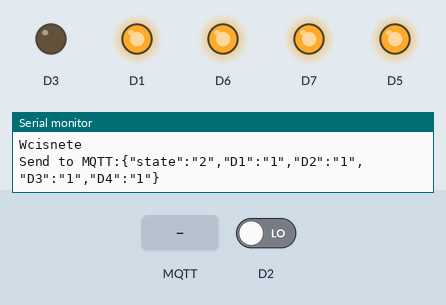
The sketch below on a simulated ESP8266 (NodeMCU). Shown: output pins drawn as LEDs (lit = HIGH), the last lines printed to the serial monitor. The inputs (shaded band) are chosen by the test bench; at power-on: D2 LOW. No MQTT or app messages arrive unless stated.

Above: at 3.6 s.
3.7 s: MQTT message "1" arrives on the first subscribed topic
At 4.5 s:
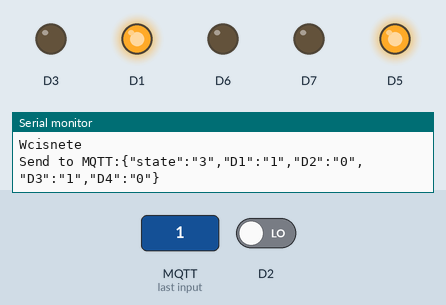
6.7 s: D2 driven HIGH
At 7.3 s:
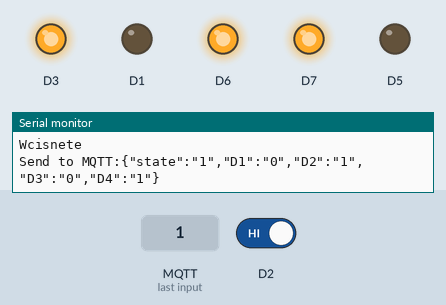
9.7 s: MQTT message "0" arrives on the first subscribed topic
At 10.2 s:
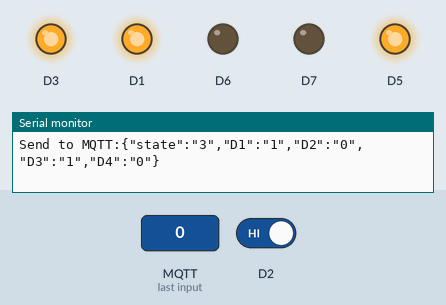
12.7 s: MQTT message "2" arrives on the first subscribed topic
At 15.2 s:
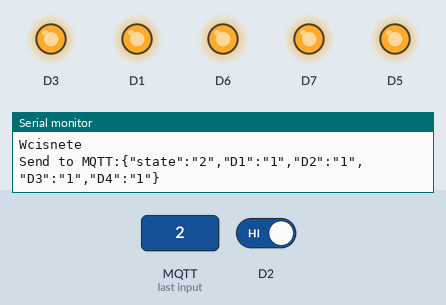
15.7 s: MQTT message "on" arrives on the first subscribed topic
At 16.0 s:
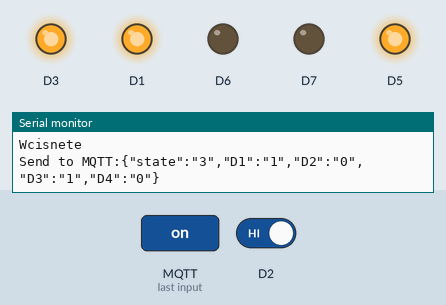
Timing chart, 0 to 19.2 s (numbered marks = the images above; inputs shaded):
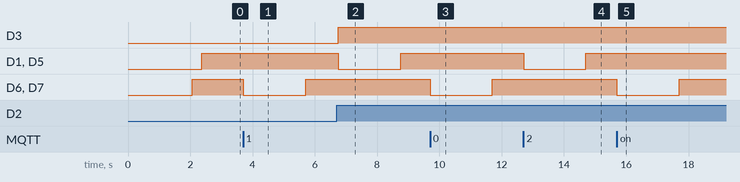

Measured:
- after the input at 3.7 s, D6, D7: HIGH → LOW at once, → HIGH 2.0 s later
- after the input at 6.7 s, D3: LOW → HIGH after 0.05 s; D1, D5: HIGH → LOW after 0.05 s, → HIGH 2.0 s later
- after the input at 9.7 s, D6, D7: HIGH → LOW at once, → HIGH 2.0 s later
- after the input at 12.7 s, D1, D5: HIGH → LOW at once, → HIGH 2.0 s later
- after the input at 15.7 s, D6, D7: HIGH → LOW at once, → HIGH 2.0 s later

The sketch:

CURRING_CONTROLLER.ino
```cpp
#include <stdlib.h>
#include <ESP8266WiFi.h>
#include <PubSubClient.h>
#include <ArduinoJson.h>
#include <WString.h>
#include <soql_tools.h>

#define TOKEN "ESP8266_CURRING"

#define FW_VERSION 17
#define FW_INFO "Kontroler curringu"

IPAddress mqttServerIP(192,168,1,168);

WiFiClient wifiClient;
PubSubClient client(wifiClient);

#define WIFI_COUNT 2

wifi_struct wifi[2]={
  {"ZJC-N","820813130882"},
  {"SoqlNet","820813130882"}
};

int PHASE=0;


int TOTAL_OFF=0;
/*Zamknięte (docisk)*/
int PHASE_1=1;
/*Zamknięte*/
int PHASE_1_OFF=2;
/*Otwarte (docisk)*/
int PHASE_2=3;
/*Otwarte*/
int PHASE_2_OFF=4;

#define IN_TOPIC "/telemetry/curring/setr"
#define OUT_TOPIC "/telemetry/curring/get"

int sendMqttTime;

void callback(char* topic, byte* payload, unsigned int length) ;
void changePhase( );
int changePhaseAuto=0;
int prevStateD2;
boolean pushedD2=false;
long activeD1Time;
void setup() {
  initSerial(115200);
  ConnectToAP(wifi, WIFI_COUNT);
  checkForUpdates(FW_VERSION);
  connectToMQTT(&client, mqttServerIP, TOKEN, callback, NULL);
  sendToMqtt(&client,"/telemetry/technical/info", generateTechInfo(FW_VERSION, FW_INFO));

  client.setServer( mqttServerIP, 1883);
  client.setCallback(callback);

  pinMode(D3, OUTPUT);

  pinMode(D5, OUTPUT);
  pinMode(D6, OUTPUT);

  pinMode(D1, OUTPUT);
  pinMode(D7, OUTPUT);

  pinMode(D2, INPUT);

  delay(200);
  changePhase();
  delay(200);
  changePhase();
}


void loop() {
  ConnectToAP(wifi, 2);
  connectToMQTT(&client, mqttServerIP, TOKEN, callback, NULL);
  client.subscribe(IN_TOPIC);
  client.loop();
  /*Dioda*/
  /*digitalWrite(D3,1);
  delay(500);
  digitalWrite(D3,0);
  delay(500);*/
  int actStateD2=digitalRead(D2);
  //Serial.println(actStateD2);
  if(actStateD2==1 && prevStateD2==0){
    activeD1Time=millis();
  }
  if(actStateD2==0 && prevStateD2==1){
    digitalWrite(D3,0);
    pushedD2=false;
  }
  if(!pushedD2 && actStateD2==1 && millis()-activeD1Time>50){
    digitalWrite(D3,1);
    activeD1Time=millis();
    pushedD2=true;
    changePhase();
  //  changePhase(D7, D1);
  }
  prevStateD2=actStateD2;
  if(changePhaseAuto>0 && millis()-changePhaseAuto>2000 && (PHASE==TOTAL_OFF || PHASE==PHASE_2_OFF || PHASE_1_OFF)){
    changePhase();
    changePhaseAuto=0;
  }
  if(millis()-sendMqttTime>10000){
    sendToMqtt();
    sendMqttTime=millis();
  }
}
void sendToMqtt(){
  String payload;

    payload = "{";
    payload += "\"state\":\"";payload+=PHASE; payload += "\",";
    payload += "\"D1\":\"";payload+=digitalRead(D5); payload += "\",";
    payload += "\"D2\":\"";payload+=digitalRead(D6); payload += "\",";
    payload += "\"D3\":\"";payload+=digitalRead(D1); payload += "\",";
    payload += "\"D4\":\"";payload+=digitalRead(D7); payload += "\"";
    payload += "}";
 sendToMqtt(&client,OUT_TOPIC, payload);
}
void changePhase( ){
    Serial.println("Wcisnete");

    if(PHASE==TOTAL_OFF || PHASE==PHASE_2_OFF){
      digitalWrite(D5,0);
      digitalWrite(D6,1);
      digitalWrite(D1,0);
      digitalWrite(D7,1);
      changePhaseAuto=millis();
      PHASE=PHASE_1;
      sendToMqtt();
      return;
    }
    if(PHASE==PHASE_1){
      digitalWrite(D5,1);
      digitalWrite(D6,1);
      digitalWrite(D1,1);
      digitalWrite(D7,1);
      changePhaseAuto=0;
      PHASE=PHASE_1_OFF;
      sendToMqtt();
      return;
    }
    if(PHASE==PHASE_1_OFF){
      digitalWrite(D5,1);
      digitalWrite(D6,0);
      digitalWrite(D1,1);
      digitalWrite(D7,0);
      changePhaseAuto=millis();
      PHASE=PHASE_2;
      sendToMqtt();
      return;
    }
    if(PHASE==PHASE_2){
      digitalWrite(D5,1);
      digitalWrite(D6,1);
      digitalWrite(D1,1);
      digitalWrite(D7,1);
      changePhaseAuto=0;
      PHASE=PHASE_2_OFF;
      sendToMqtt();
      return;
    }

}

void callback(char* topic, byte* payload, unsigned int length) {
  Serial.println("EEE ");
  Serial.println(topic);
  if(strcmp(topic, IN_TOPIC)==0){
    changePhase();
  }
  if(strcmp(topic, OUT_TOPIC)==0){
    sendToMqtt();
  }
}
```
